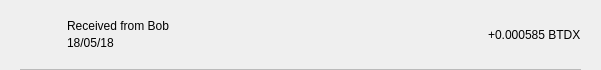
<?xml version="1.0" encoding="UTF-8"?>
<ui version="4.0">
 <class>TxRow</class>
 <widget class="QWidget" name="TxRow">
  <property name="geometry">
   <rect>
    <x>0</x>
    <y>0</y>
    <width>601</width>
    <height>70</height>
   </rect>
  </property>
  <property name="minimumSize">
   <size>
    <width>0</width>
    <height>40</height>
   </size>
  </property>
  <property name="windowTitle">
   <string>Form</string>
  </property>
  <layout class="QVBoxLayout" name="verticalLayout_3">
   <property name="spacing">
    <number>0</number>
   </property>
   <property name="leftMargin">
    <number>0</number>
   </property>
   <property name="topMargin">
    <number>0</number>
   </property>
   <property name="rightMargin">
    <number>0</number>
   </property>
   <property name="bottomMargin">
    <number>0</number>
   </property>
   <item>
    <widget class="QWidget" name="rowContainer" native="true">
     <layout class="QVBoxLayout" name="verticalLayout_2">
      <property name="spacing">
       <number>9</number>
      </property>
      <property name="leftMargin">
       <number>20</number>
      </property>
      <property name="topMargin">
       <number>9</number>
      </property>
      <property name="rightMargin">
       <number>20</number>
      </property>
      <property name="bottomMargin">
       <number>0</number>
      </property>
      <item>
       <widget class="QFrame" name="frame">
        <property name="styleSheet">
         <string notr="true">border:none;</string>
        </property>
        <property name="frameShape">
         <enum>QFrame::StyledPanel</enum>
        </property>
        <property name="frameShadow">
         <enum>QFrame::Raised</enum>
        </property>
        <layout class="QHBoxLayout" name="horizontalLayout" stretch="0,2,0">
         <property name="leftMargin">
          <number>0</number>
         </property>
         <property name="topMargin">
          <number>0</number>
         </property>
         <property name="rightMargin">
          <number>0</number>
         </property>
         <property name="bottomMargin">
          <number>0</number>
         </property>
         <item>
          <widget class="QPushButton" name="icon">
           <property name="focusPolicy">
            <enum>Qt::NoFocus</enum>
           </property>
           <property name="styleSheet">
            <string notr="true">border:none;</string>
           </property>
           <property name="text">
            <string/>
           </property>
           <property name="iconSize">
            <size>
             <width>28</width>
             <height>28</height>
            </size>
           </property>
          </widget>
         </item>
         <item>
          <layout class="QVBoxLayout" name="verticalLayout">
           <property name="spacing">
            <number>3</number>
           </property>
           <property name="leftMargin">
            <number>9</number>
           </property>
           <item>
            <widget class="QLabel" name="lblAddress">
             <property name="styleSheet">
              <string notr="true"/>
             </property>
             <property name="text">
              <string>Received from Bob</string>
             </property>
             <property name="alignment">
              <set>Qt::AlignBottom|Qt::AlignLeading|Qt::AlignLeft</set>
             </property>
            </widget>
           </item>
           <item>
            <widget class="QLabel" name="lblDate">
             <property name="styleSheet">
              <string notr="true"/>
             </property>
             <property name="text">
              <string>18/05/18</string>
             </property>
             <property name="alignment">
              <set>Qt::AlignLeading|Qt::AlignLeft|Qt::AlignTop</set>
             </property>
            </widget>
           </item>
          </layout>
         </item>
         <item>
          <widget class="QLabel" name="lblAmount">
           <property name="styleSheet">
            <string notr="true"/>
           </property>
           <property name="text">
            <string>+0.000585 BTDX</string>
           </property>
          </widget>
         </item>
        </layout>
       </widget>
      </item>
      <item>
       <widget class="QLabel" name="lblDivisory">
        <property name="minimumSize">
         <size>
          <width>0</width>
          <height>1</height>
         </size>
        </property>
        <property name="maximumSize">
         <size>
          <width>16777215</width>
          <height>1</height>
         </size>
        </property>
        <property name="styleSheet">
         <string notr="true">background-color:#bababa;</string>
        </property>
        <property name="text">
         <string/>
        </property>
        <property name="alignment">
         <set>Qt::AlignBottom|Qt::AlignLeading|Qt::AlignLeft</set>
        </property>
       </widget>
      </item>
     </layout>
    </widget>
   </item>
  </layout>
 </widget>
 <resources/>
 <connections/>
</ui>
